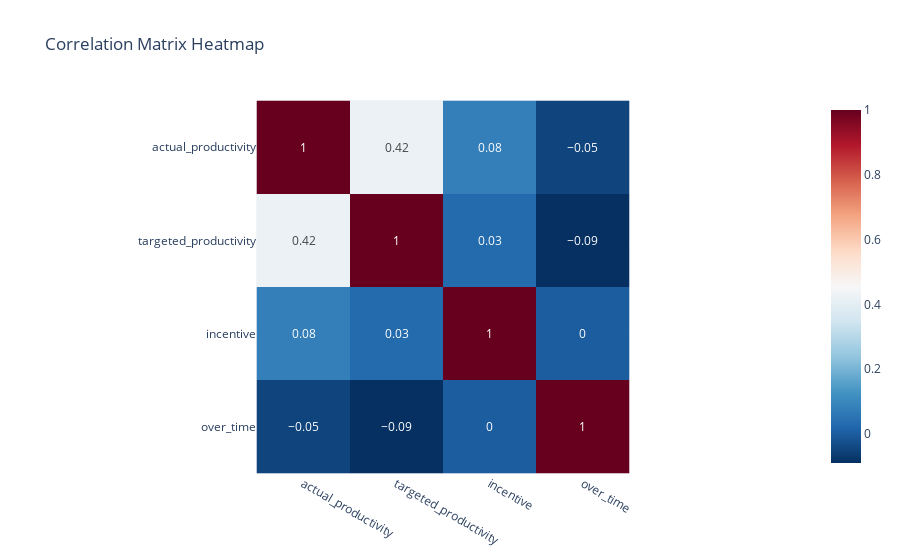

The notebook cell saved with this chart:
### Code cell
# Compute correlation matrix (selected columns)
corr_matrix = df[['actual_productivity', 'targeted_productivity', 'incentive', 'over_time']].corr().round(2)

# Reset index for Plotly
corr_matrix_reset = corr_matrix.reset_index().melt(id_vars='index')

# Create interactive heatmap
fig = px.imshow(corr_matrix, 
                text_auto=True, 
                color_continuous_scale='RdBu_r', 
                title='Correlation Matrix Heatmap')

fig.show()

# Heatmap Observations (Short Points)
# Actual vs Target Productivity → 0.42 → Moderate positive relationship
# Actual Productivity vs Incentive → 0.08 → Very weak positive relationship
# Actual Productivity vs Overtime → -0.05 → Very weak negative relationship
# Target Productivity vs Incentive → 0.03 → Negligible relationship
# Target Productivity vs Overtime → -0.09 → Weak negative relationship
# Incentive vs Overtime → 0.00 → No meaningful relationship

# Quick Takeaway
# ✔ Targets impact productivity moderately
# ✔ Incentives & overtime have minimal or no clear effect
# ✔ Ineffective alignment between rewards (incentives) and output

# Is the company meeting the target?
# Correlation between actual & target productivity: 0.42 (Moderate positive)
# ✔ Some alignment exists — higher targets tend to result in higher actual productivity
# ⚠ But it's not strong enough — company is partially meeting targets, with room for improvement

# Do incentives impact productivity?
# Correlation with productivity: 0.08 (Very weak positive)
# ✔ Minimal impact
# ⚠ Incentive structure is largely ineffective — either poorly designed or other factors dominate productivity

# Does overtime impact productivity?
# Correlation with productivity: -0.05 (Very weak negative)
# ✔ More overtime does not improve productivity
# ⚠ May suggest fatigue, inefficiency, or poor work planning during overtime

### Figure 1 — Plotly figure (JSON) as saved in the notebook; plotly's stock layout.template omitted (floating-point values rounded to 4 significant figures)
{"data": [{"coloraxis": "coloraxis", "hovertemplate": "x: %{x}<br>y: %{y}<br>color: %{z}<extra></extra>", "name": "0", "texttemplate": "%{z}", "type": "heatmap", "x": ["actual_productivity", "targeted_productivity", "incentive", "over_time"], "xaxis": "x", "y": ["actual_productivity", "targeted_productivity", "incentive", "over_time"], "yaxis": "y", "z": [[1, 0.42, 0.08, -0.05], [0.42, 1, 0.03, -0.09], [0.08, 0.03, 1, 0], [-0.05, -0.09, 0, 1]]}], "layout": {"coloraxis": {"colorscale": [[0, "rgb(5,48,97)"], [0.1, "rgb(33,102,172)"], [0.2, "rgb(67,147,195)"], [0.3, "rgb(146,197,222)"], [0.4, "rgb(209,229,240)"], [0.5, "rgb(247,247,247)"], [0.6, "rgb(253,219,199)"], [0.7, "rgb(244,165,130)"], [0.8, "rgb(214,96,77)"], [0.9, "rgb(178,24,43)"], [1, "rgb(103,0,31)"]]}, "title": {"text": "Correlation Matrix Heatmap"}, "xaxis": {"anchor": "y", "constrain": "domain", "domain": [0, 1], "scaleanchor": "y"}, "yaxis": {"anchor": "x", "autorange": "reversed", "constrain": "domain", "domain": [0, 1]}}}
